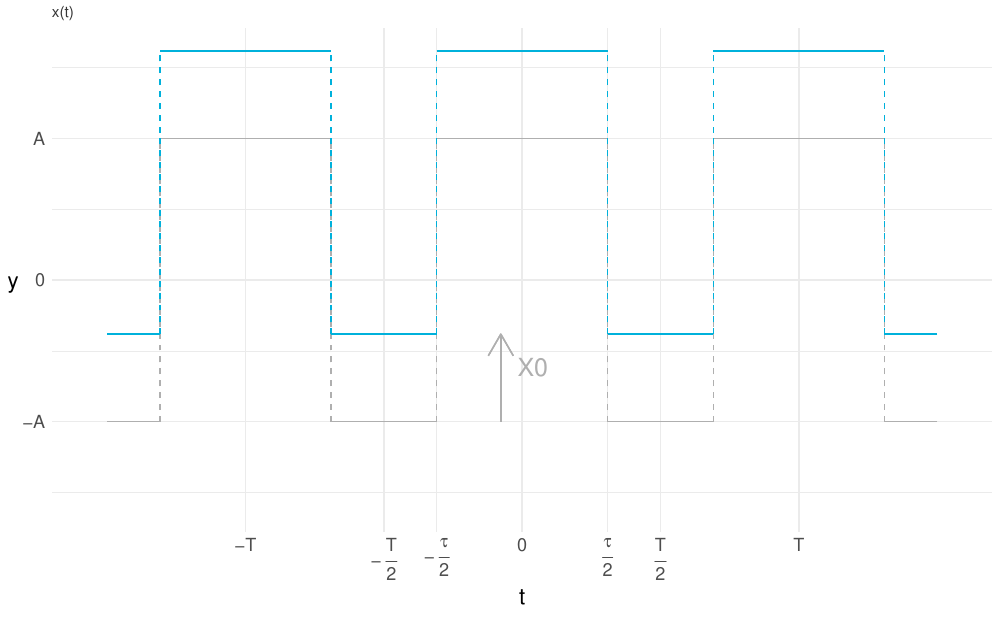

Reproduce this figure in R.
# square wave plot

library(ggplot2)

options(scipen=10000)

epsilon <- 10
tau     <- 4
T1      <- tau * 1.6180339887498948
A      <- 1 #1.381966011

X0     <- 0.618 * A

output_width  <- 10
output_height <- output_width * 0.6180339887498948


ylabel <- bquote( "x" )
xlabel <- bquote( "t" )


xbreaks <- c(0, -tau/2, tau/2, -T1/2, T1/2, -T1, T1)
xlabels <- c(0, bquote("-"~over(tau, 2)), bquote(over(tau, 2)), bquote("-"~over("T", 2)), bquote(over("T", 2)), bquote("-T"), bquote("T"))

#for(n in 1:3) {
  #xbreaks <- c(xbreaks, n*T1)
  #xlabels <- c(xlabels, bquote(.(n)~T))
#}

function_color <- "#00b1db"


####################################################################

p <- ggplot(data.frame(x=c(0,2), y=c(-2,2)), aes(x=x)) +

        theme_minimal() + # maybe theme_bw()
        theme(legend.position="none", plot.title = element_text(color = "gray21", size=1.6180339887498948^5), plot.subtitle = element_text(color = "grey80", size=1.6180339887498948^5)) +
        ggtitle("x(t)") +

        theme(text = element_text(size=16.180339887498948), axis.title.y = element_text(angle = 0, vjust = .5), panel.grid.minor.x = element_blank()) + # rotate axis title

        xlab(xlabel) +
        #ylab(ylabel)  +

        scale_y_continuous(limits=c(-1.618033, 1.6180339887498948), breaks=c(-A,0,A), labels=c("-A", 0, "A")) +
        scale_x_continuous(limits=c(-epsilon, epsilon), breaks=xbreaks, labels=xlabels)
        #scale_x_discrete(limits=1, breaks=c(1,2,3)) #labels=c(0, bquote("-"~over("T1",2)), bquote(over(-tau,2)), bquote(over(-tau,2)), bquote(over(tau,2))) )

delta <- T1

function_color <- "#afafaf"
for (n in -1:1) {

  # solid horizontal lines
  p <- p + geom_segment( x = -tau/2 + n*delta, y = A, xend = tau/2  + n*delta,  yend = A, color=function_color, linetype="solid") +
      geom_segment( x = -T1/2  + n*delta, y = -A, xend = -tau/2 + n*delta,  yend = -A, color=function_color, linetype="solid") +
      geom_segment( x = T1/2   + n*delta, y = -A, xend = tau/2  + n*delta,  yend = -A, color=function_color, linetype="solid")

  # test segment
  #p <- p + geom_segment( x = T1/2, y = 0, xend = T1/2-tau/2 + T1/2, yend = 0, aes(color="blue"), linetype="solid")

  # dashed vertical lines
  p <- p + geom_segment( x = -tau/2 + n*delta, y = -A, xend = -tau/2 + n*delta, yend = A, color=function_color, linetype="dashed")+
           geom_segment( x =  tau/2 + n*delta, y = -A, xend = tau/2 + n*delta,  yend = A, color=function_color, linetype="dashed")
}

function_color <- "#00b1db"
# offset waveform
for (n in -1:1) {



                                        # solid horizontal lines
    p <- p + geom_segment( x = -tau/2 + n*delta, y = A+X0, xend = tau/2  + n*delta,  yend = A+X0, color=function_color, linetype="solid") +
        geom_segment( x = -T1/2  + n*delta, y = -A+X0, xend = -tau/2 + n*delta,  yend = -A+X0, color=function_color, linetype="solid") +
        geom_segment( x = T1/2   + n*delta, y = -A+X0, xend = tau/2  + n*delta,  yend = -A+X0, color=function_color, linetype="solid")

                                        # test segment
                                        #p <- p + geom_segment( x = T1/2, y = 0, xend = T1/2-tau/2 + T1/2, yend = 0, aes(color="blue"), linetype="solid")

                                        # dashed vertical lines
    p <- p + geom_segment( x = -tau/2 + n*delta, y = -A+X0, xend = -tau/2 + n*delta, yend = A+X0, color=function_color, linetype="dashed")+
        geom_segment( x =  tau/2 + n*delta, y = -A+X0, xend = tau/2 + n*delta,  yend = A+X0, color=function_color, linetype="dashed")
}

arrowColor <- "#afafaf"
p <- p + geom_segment ( x = -T/2, y = -A, xend = -T/2, yend = -A + X0, color = arrowColor, linetype = "solid", arrow = arrow())
p <- p + annotate( "text", x = -T/2 + 0.75, y = -A/1.618, label = "X0", color = arrowColor, size = 6.18)


pdf("1_2_function.pdf", width = output_width, height = output_height)
p
